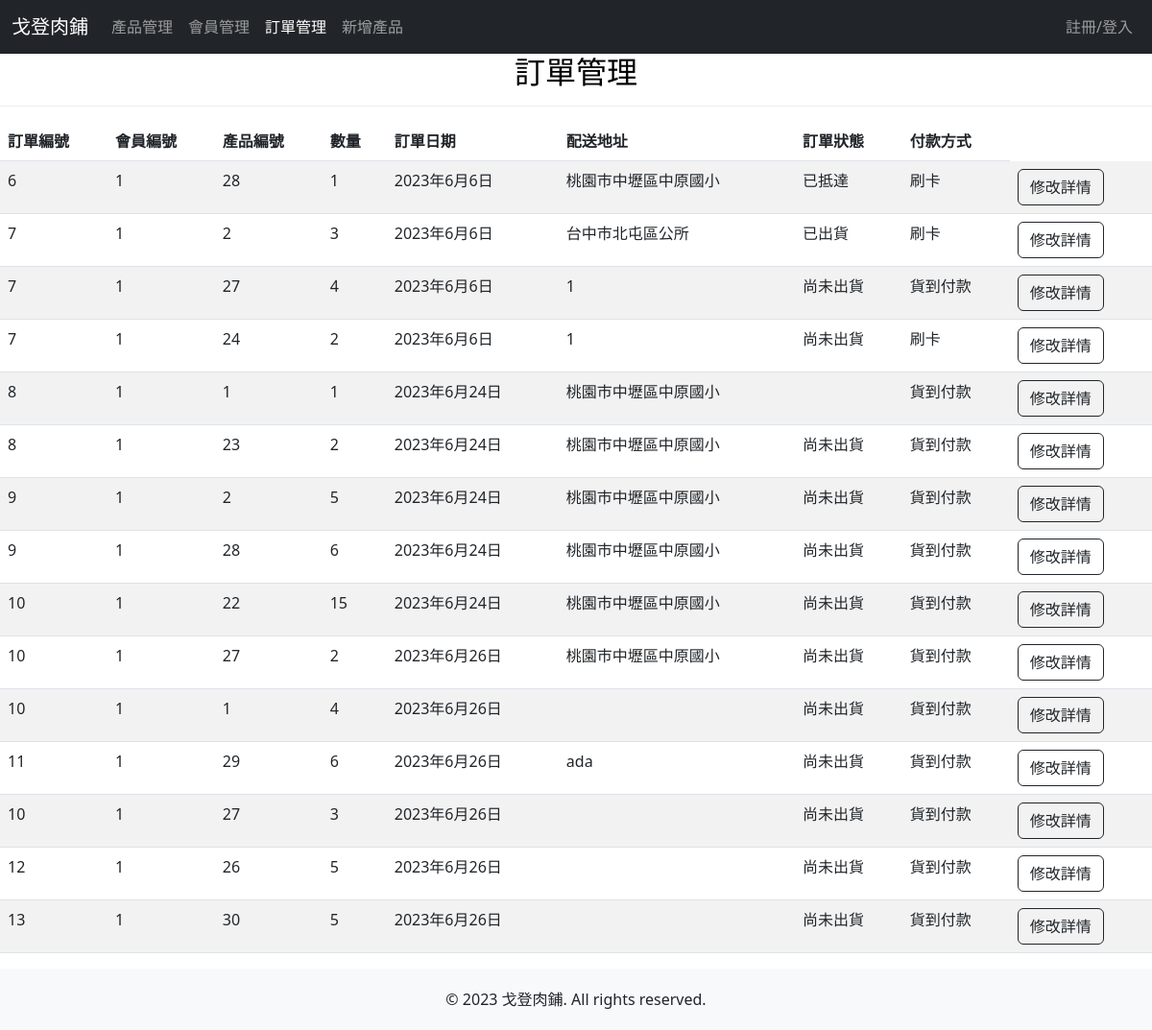
Page /orders_view/ on the earlier database version.
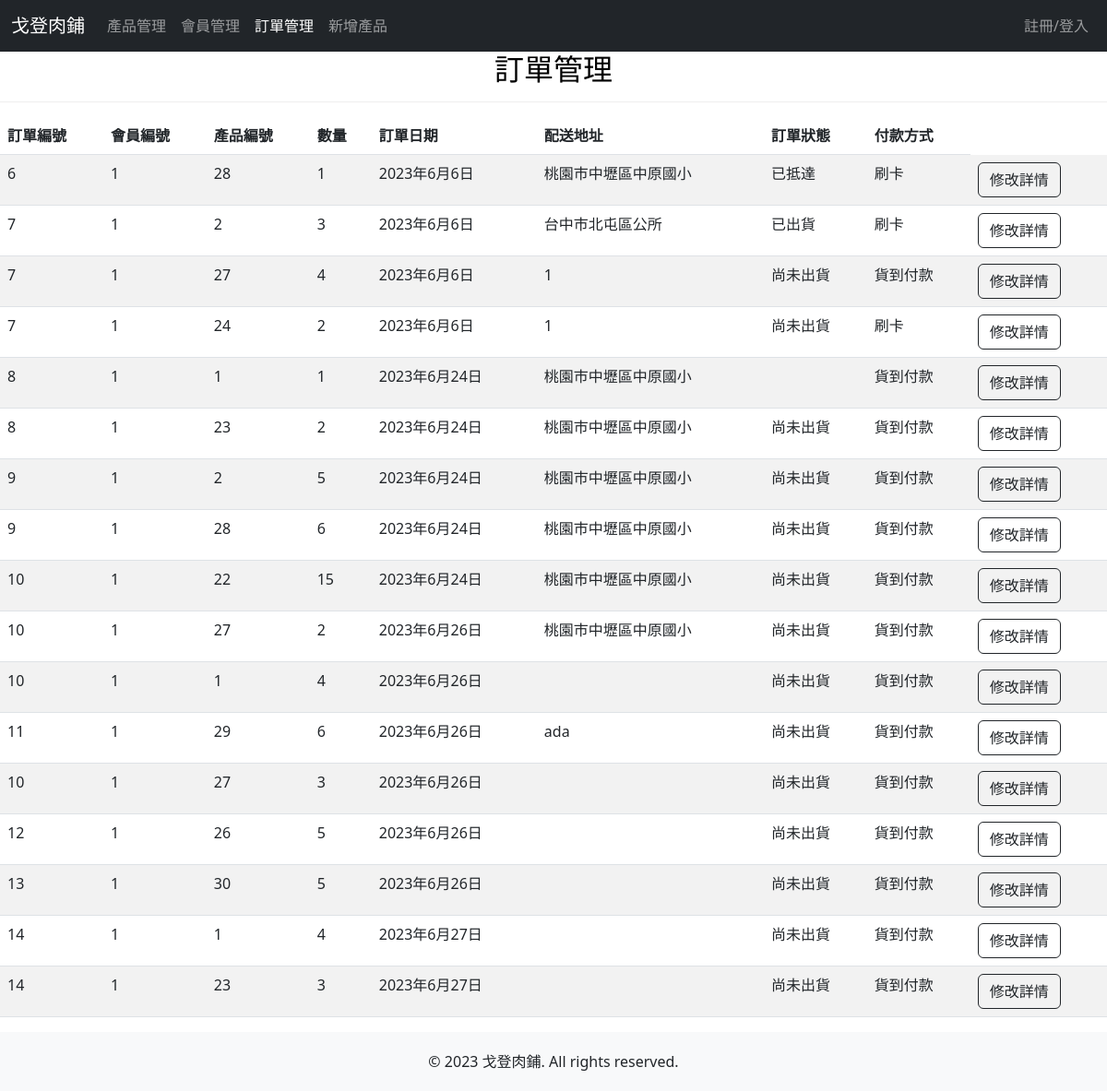
Same page on the later database version.
### mywebsite/models.py (models this page shows)
class order_detail(models.Model):
    PAYMENT_METHOD_CHOICES = [
        ('COD', '貨到付款'),
        ('CC', '刷卡'),
        ('CVS', '超商'),
    ]
    ORDER_STATUS_CHOICES = [
        ('NOT_SHIPPED', '尚未出貨'),
        ('SHIPPED', '已出貨'),
        ('ARRIVED', '已抵達'),
    ]
    ODID = models.AutoField('訂單明細編號', primary_key=True)
    OID = models.IntegerField('訂單編號')
    MID = models.CharField('會員編號', max_length=1000)
    PID = models.CharField('產品編號', max_length=1000)
    PNUM = models.IntegerField('數量')
    ODate = models.DateField('訂單日期', auto_now_add=True)
    OAddr = models.CharField('配送地址', max_length=100)
    OStatus = models.CharField('訂單狀態',max_length=12, choices=ORDER_STATUS_CHOICES, default='NOT_SHIPPED')
    OPayment = models.CharField('付款方式',max_length=3, choices=PAYMENT_METHOD_CHOICES, default='COD')

### mywebsite/views.py (the view)
# urls.py: path('orders_view/', views.orders_view),
def orders_view(request):
    ord = order_detail.objects.all()
    return render(request, 'orders_page.html', locals())

### templates/orders_page.html (shortened to what the changed rows need)
<!DOCTYPE html>
<html>
    <head>
        <link href="https://cdn.jsdelivr.net/npm/bootstrap@5.3.0-alpha3/dist/css/bootstrap.min.css" rel="stylesheet">
        {% load static %}
        <link href="{% static 'css/styles.css'%}" rel="stylesheet" />
        <link rel="stylesheet" href="https://use.fontawesome.com/releases/v5.6.3/css/all.css"
>
    </head>
    <body id="page-top">
        <div id = "order">
            <div class="color-block h2-with-border">
              <h2 class="tit">訂單管理</h2>
            </div>
            <div class="table-responsive">
              <table class="table table-striped table-hover table-custom">
                <thead class="thead-dark">
                <thead>
                  <tr>
                    <th>訂單編號</th>
                    <th>會員編號</th>
                    <th>產品編號</th>
                    <th>數量</th>
                    <th>訂單日期</th>
                    <th>配送地址</th>
                    <th>訂單狀態</th>
                    <th>付款方式</th>
                  </tr>
                </thead>
                <tbody>
                  {% for o in ord %}
                  <tr>
                    <form action="/or_e_view/" method = "POST">{% csrf_token %}
                      <td>{{ o.OID }}</td>
                      <td>{{ o.MID }}</td>
                      <td>{{ o.PID }}</td>
                      <td>{{ o.PNUM }}</td>
                      <td>{{ o.ODate }}</td>
                      <td>{{ o.OAddr }}</td>
                      <td>
                        {% if o.OStatus == 'NOT_SHIPPED' %}尚未出貨{% endif %}
                        {% if o.OStatus == 'SHIPPED' %}已出貨{% endif %}
                        {% if o.OStatus == 'ARRIVED' %}已抵達{% endif %}
                      </td>
                      <td>
                        {% if o.OPayment == 'COD' %}貨到付款{% endif %}
                        {% if o.OPayment == 'CC' %}刷卡{% endif %}
                      </td>
                      <td>
                        <input type="submit" value="修改詳情" class="btn btn-outline-dark">
                      </td>
                    </form>
                  </tr>
                  {% endfor %}
              </table>
            </div>
          </div>
</body>
</html>

Differences in the rows shown:
added order_detail: OID "14", MID "1", PID "1", PNUM "4", ODate "2023年6月27日", OStatus "尚未出貨", OPayment "貨到付款"
added order_detail: OID "14", MID "1", PID "23", PNUM "3", ODate "2023年6月27日", OStatus "尚未出貨", OPayment "貨到付款"
